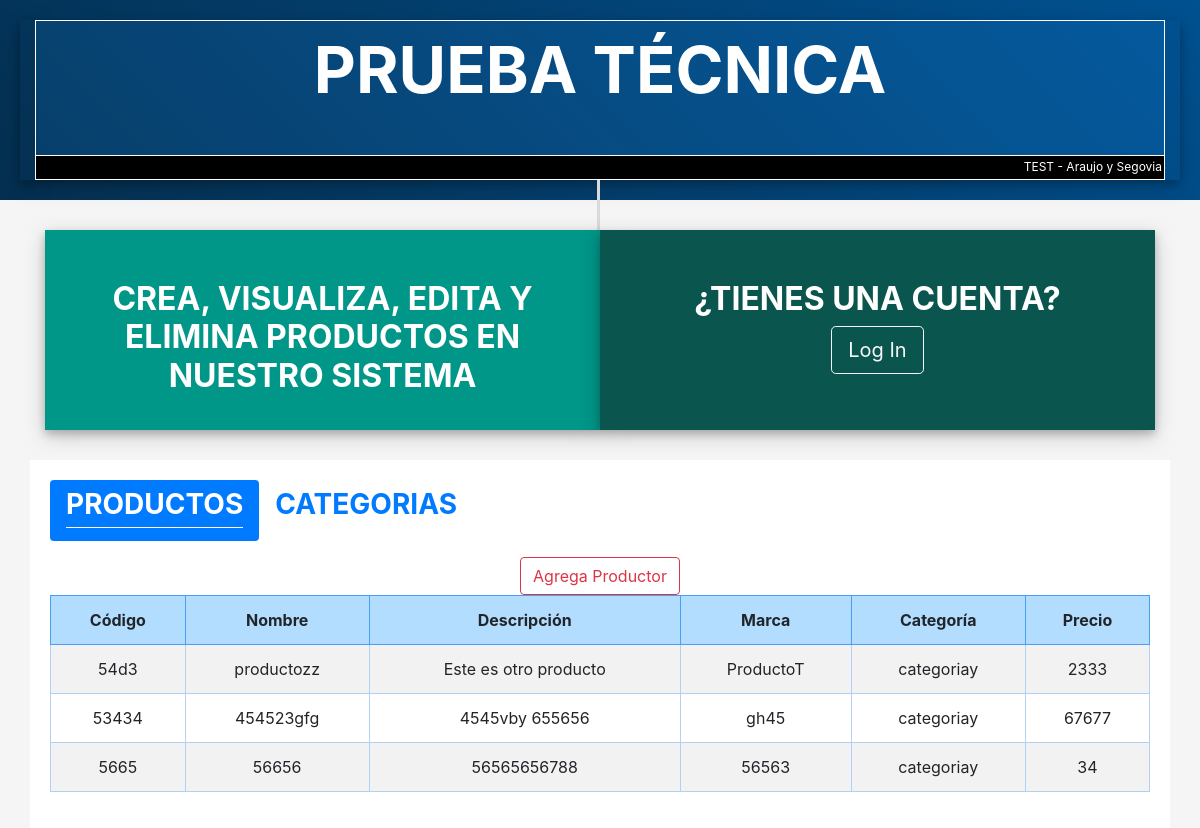
The page / on the database its author committed.
### tables this page shows
CREATE TABLE IF NOT EXISTS `producto` (
  `id` int(10) NOT NULL AUTO_INCREMENT,
  `codigo` varchar(10) NOT NULL,
  `nombre` varchar(100) NOT NULL,
  `descripcion` varchar(200) NOT NULL,
  `marca` varchar(50) NOT NULL,
  `categoria_id` int(10) NOT NULL,
  `precio` float(20,2) NOT NULL,
  `admin_id` int(10) NOT NULL,
  PRIMARY KEY (`id`),
  UNIQUE KEY `uq_codigo` (`codigo`),
  UNIQUE KEY `uq_nombre` (`nombre`),
  KEY `fk_producto_categoria` (`categoria_id`),
  KEY `fk_producto_admin` (`admin_id`)
);

CREATE TABLE IF NOT EXISTS `categoria` (
  `id` int(10) NOT NULL AUTO_INCREMENT,
  `codigo` varchar(10) NOT NULL,
  `nombre` varchar(100) NOT NULL,
  `descripcion` varchar(200) NOT NULL,
  `activo` tinyint(1) NOT NULL,
  `admin_id` int(10) NOT NULL,
  PRIMARY KEY (`id`),
  UNIQUE KEY `uq_codigo` (`codigo`),
  UNIQUE KEY `uq_nombre` (`nombre`),
  KEY `fk_categoria_admin` (`admin_id`)
);

### Controllers/enlaces.php (called while the page is built)
<?php
class Enlaces{
	public function template(){
		include("Views/template.php");
	}
	public function enlacesPanel(){
		$enlacep = isset($_GET['action'])?$_GET['action']:'';
		$respuesta = (new EnlaceModel) -> enlacePanelM($enlacep);
		include($respuesta);
	}
	public function enlacesPanell(){
			$enlacep = isset($_GET['action'])?$_GET['action']:'';
			$respuesta = (new EnlaceModel) -> enlacePanelMM($enlacep);
			include($respuesta);
	}
}
?>

### index.php (called while the page is built, shortened)
<?php
require_once("Models/enlaces.php");
require_once("Controllers/enlaces.php");
require_once("Controllers/producto.php");
require_once("Models/producto.php");
require_once("Controllers/categoria.php");
require_once("Models/categoria.php");
$ver = new Enlaces();
$ver -> template();
?>

### Models/producto.php (called while the page is built, shortened)
<?php
class ProductoModel{
	function verProductoM(){
		$conec = new Coneccion();
	  $mysqlit=$conec->conectar();
	  $mysqlit->set_charset('utf8');
		$sqlt = $mysqlit->prepare("SELECT * FROM producto order by id desc");
		$sqlt -> execute();
		$resul=$sqlt->get_result();
		return $resul;
	}
}
?>

### Models/categoria.php (called while the page is built, shortened)
<?php
class CategoriaModel{
	function oneCategoriaM($id){
		$conec = new Coneccion();
	  	$mysqlit=$conec->conectar();
	  	$mysqlit->set_charset('utf8');
		$sqlt = $mysqlit->prepare("SELECT * FROM categoria where id=?");
		$sqlt->bind_param("s", $id);
		$sqlt -> execute();
		$resul=$sqlt->get_result();
		$Categoria=$resul->fetch_array(MYSQLI_BOTH);
		return $Categoria;
		}
}
?>

### Views/template.php (shortened to what this page needs)
<!DOCTYPE html>
<html lang="es">
<head>
   <link rel="stylesheet" type="text/css" href="Views/fonts/icon.css?v=0.11">
	<link rel="stylesheet" href="https://stackpath.bootstrapcdn.com/bootstrap/4.1.3/css/bootstrap.min.css">
    <link rel="stylesheet" type="text/css" href="https://cdn.datatables.net/v/bs4/dt-1.10.16/datatables.min.css"/>
	<link rel="stylesheet" type="text/css" href="Views/css/style.css">
</head>
<body>
<div class="containerr">
       <?php
        $enlace = new Enlaces();
        $enlace -> enlacesPanel();
       ?>
     </div>
</body>
</html>

### Views/content.php (shortened to what this page needs)
<div class="row header bg-primary text-center ">
	<div class="line col-12 Shadow">
		<div class="title ">
			<span class="SCP"> <a href="/pruebatecnica" class="link">PRUEBA TÉCNICA</a> </span>
		</div>
		<div class="sub-title text-right">
			TEST - Araujo y Segovia
		</div>
	</div>
</div>
<div class="container content-box">
	<div class="row text-center">
		<div class="col-12 col-md-6 SignUp Shadow">
			<h2>CREA, VISUALIZA, EDITA Y ELIMINA PRODUCTOS EN NUESTRO SISTEMA</h2>
		</div>
		<div class="col-12 LogIn col-md-6 Shadow">
			<h2>¿Tienes una cuenta?</h2>
		  <?php
		       if(isset($_SESSION['usuario']))
		        {
		          echo '<a class="btn btn-outline-light btn-lg" href="?action=salir" >Salir</a>';
		        }else {
		          echo '<button type="button" class="btn btn-outline-light btn-lg" data-toggle="modal" data-target="#modalLogIn">Log In</button>';
		        }
		    ?>
		</div>
	</div>
 </div>
<div class="container content-box text-center" style="background-color: #ffffff; padding: 20px;">
 	<main class="panel " id="main">
		<?php
		$enlace = new Enlaces();
		$enlace -> enlacesPanell();
	?>
	</main>
 </div>

### Views/lista.php (shortened to what this page needs)
<ul class="nav nav-pills mb-3" id="pills-tab" role="tablist">
  <li class="nav-item">
    <a class="nav-link active" id="pills-producto-tab" data-toggle="pill" href="#pills-producto" role="tab" aria-controls="pills-producto" aria-selected="true"><h3 class="text-black font-weight-bold" style="border-bottom: 1px solid white; margin-bottom: 5px; padding-bottom: 5px;">PRODUCTOS</h3></a>
  </li>
  <li class="nav-item">
    <a class="nav-link" id="pills-categoria-tab" data-toggle="pill" href="#pills-categoria" role="tab" aria-controls="pills-categoria" aria-selected="false"><h3 class="text-black font-weight-bold" style="border-bottom: 1px solid white; margin-bottom: 5px; padding-bottom: 5px;">CATEGORIAS</h3></a>
  </li>
</ul>
<?php
	      		$p = new Producto();
	      		$p ->nuevoProducto();
	      		$p ->Delete_Crud();
	      		?>
<div class="tab-content" id="pills-tabContent">
  <div class="tab-pane fade show active" id="pills-producto" role="tabpanel" aria-labelledby="pills-producto-tab">
  	<button type="button" class="btn btn-outline-danger" data-toggle="modal" data-target="#modalProducto">Agrega Productor</button>
  	<div class="table-responsive">
		   <table  id="tablaProducto" class="table table-striped table-bordered">
			    <thead>
			        <tr>
			        	<th>Código</th>
				        <th>Nombre</th>
				        <th>Descripción</th>
				        <th>Marca</th>
				        <th>Categoría</th>
				        <th>Precio</th>
			        </tr>
			    </thead>
			    <tbody>
				    <?php
             			$p-> verProducto();
             		?>
				</tbody>
			</table>
		</div>
	</div>
</div>

### Controllers/producto.php (shortened to what this page needs)
<?php
class Producto{
	function verProducto(){
		$respuesta = (new ProductoModel) -> verProductoM();
		while ($v= $respuesta->fetch_array(MYSQLI_BOTH)) {
				echo '
				<tr>
				    <td class="center blueT">'.$v["codigo"].'</td>
                    <td class="center blueT">'.$v["nombre"].'</td>
                    <td class="center blueT">'.$v["descripcion"].'</td>
                    <td class="center blueT">'.$v["marca"].'</td>';
                    $resultado = (new CategoriaModel) -> oneCategoriaM($v["categoria_id"]);
                    echo'
                     <td class="center blueT">'.$resultado["nombre"].'</td>
                    <td class="center blueT">'.$v["precio"].'</td>';
		        echo'
                </tr> ';
          }
	}
}
?>

### Views/css/style.css (style rules this page uses)
body, html, .body { height: 100%; background-color: #f5f5f5; }
.row { margin-right: 0px !important; margin-left: 0px !important; }
.content-box { margin-top: 30px; }
th { background-color: #b3ddff; border: 1px solid #499ff7 !important; text-align: center; }
td { border: 1px solid #afd1f3 !important; text-align: center; }
.header { height: 200px; background: rgba(3,169,244,1); background: -moz-linear-gradient(45deg, rgb(4, 47, 80) 0%, rgb(0, 81, 145) 100%); background: -webkit-linear-gradient(45deg, rgb(4, 47, 80) 0%, rgb(0, 81, 145) 100%); background: -o-linear-gradient(45deg, rgb(4, 47, 80) 0%, rgb(0, 81, 145) 100%); background: -ms-linear-gradient(45deg, rgb(4, 47, 80) 0%, rgb(0, 81, 145) 100%); background: linear-gradient(45deg, rgb(4, 47, 80) 0%, rgb(0, 81, 145) 100%); filter: progid:DXImageTransform.Microsoft.gradient( startColorstr='#f85032', endColorstr='#e73827', GradientType=1 ); color: white; padding: 20px; }
.header .line:after { content: ""; position: absolute; top: 100%; background-color: #dadada; width: 3px; height: 150px; right: 50%; z-index: 1; }
.title { border: 1px solid white; border-bottom: none; height: 135px; background-color: rgba(33, 150, 243, 0.14); }
.title .SCP { font-size: 65px; font-weight: bold; }
.link, .link:visited { color: white; }
.sub-title { font-size: 12px; background-color: black; height: 25px; padding: 2px; border: 1px solid white; }
.SignUp, .LogIn { height: 200px; padding: 50px; z-index: 2; }
.SignUp h2, .LogIn h2 { color: white; text-transform: uppercase; font-weight: bold; }
.LogIn { background-color: #0a564f; }
.SignUp { background-color: #009688; }
.Shadow { box-shadow: 0 4px 8px 0 rgba(0, 0, 0, 0.2), 0 6px 20px 0 rgba(0, 0, 0, 0.19); }

### rows shown on the page
producto: codigo "54d3", nombre "productozz", descripcion "Este es otro producto", marca "ProductoT", categoria.nombre "categoriay", precio "2333"
producto: codigo "53434", nombre "454523gfg", descripcion "4545vby 655656", marca "gh45", categoria.nombre "categoriay", precio "67677"
producto: codigo "5665", nombre "56656", descripcion "56565656788", marca "56563", categoria.nombre "categoriay", precio "34"
